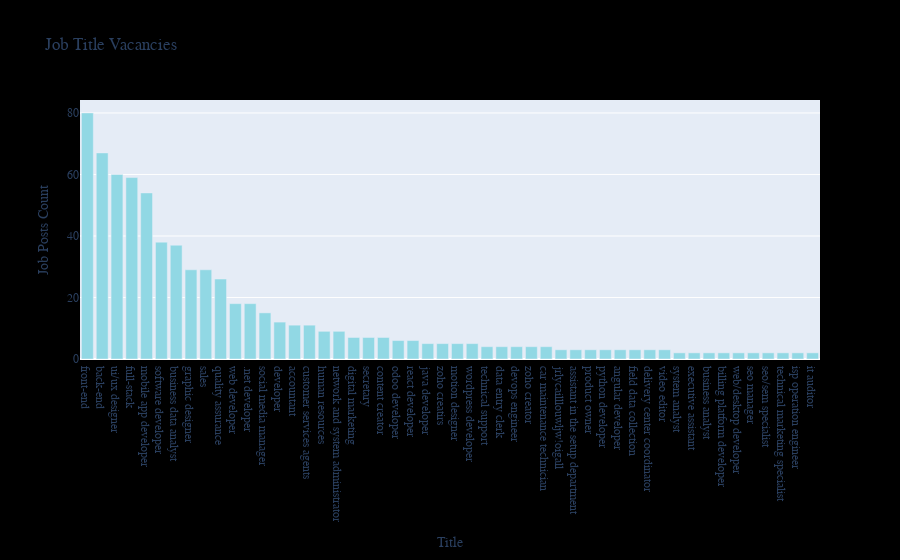

This figure's notebook cell:
### Markdown cell above
### Job Title Demands

we previously mentioned that the telegram channel that we scraped data from, is a tech-oriented channel, most of the job posts are tech-related vacancies. <br>

Ploting the top 50 titles, we can see that there is a high demand on fron-end developers, followed by back-end, which make sense, then ui/ux developers.

### Code cell
px.bar(
    data.groupby("abstract_title", as_index=False)
    .size()
    .sort_values(by="size", ascending=False)[:50],
    x="abstract_title",
    y="size",
    color_discrete_sequence=color_palette[1:],
    title="Job Title Vacancies",
    labels={"size":"Job Posts Count", "abstract_title":"Title"}
).update_xaxes(categoryorder="total descending").update_layout(
    paper_bgcolor="rgb(0,0,0,0)",
    #plot_bgcolor="",
    legend=dict(bgcolor=LEGEN_BG),
    font_family="Poppins,",
)

### Figure 1 — Plotly figure (JSON) as saved in the notebook; plotly's stock layout.template omitted (floating-point values rounded to 4 significant figures)
{"data": [{"alignmentgroup": "True", "hovertemplate": "Title=%{x}<br>Job Posts Count=%{y}<extra></extra>", "legendgroup": "", "marker": {"color": "#91D8E4", "pattern": {"shape": ""}}, "name": "", "offsetgroup": "", "orientation": "v", "showlegend": false, "textposition": "auto", "type": "bar", "x": ["front-end", "back-end", "ui/ux designer", "full-stack", "mobile app developer", "software developer", "business data analyst", "graphic designer", "sales", "quality assurance", "web developer", ".net developer", "social media manager", "developer", "accountant", "customer services agents", "human resources", "network and system administrator", "digital marketing", "secretary", "content creator", "odoo developer", "react developer", "java developer", "zoho creatirs", "motion designer", "wordpress developer", "technical support", "data entry clerk", "devops engineer", "zoho creator", "car maintenance technician", "jrlycailllouwljw!oigall", "assistant in the setup department", "product owner", "python developer", "angular developer", "field data collection", "delivery center coordinator", "video editor", "system analyst", "executive assistant", "business analyst", "billing platform developer", "web/desktop developer", "seo manager", "seo/sem specialist", "technical marketing specialist", "isp operation engineer", "it auditor"], "xaxis": "x", "y": [80, 67, 60, 59, 54, 38, 37, 29, 29, 26, 18, 18, 15, 12, 11, 11, 9, 9, 7, 7, 7, 6, 6, 5, 5, 5, 5, 4, 4, 4, 4, 4, 3, 3, 3, 3, 3, 3, 3, 3, 2, 2, 2, 2, 2, 2, 2, 2, 2, 2], "yaxis": "y"}], "layout": {"barmode": "relative", "font": {"family": "Poppins,"}, "legend": {"bgcolor": "#fff", "tracegroupgap": 0}, "paper_bgcolor": "rgb(0,0,0,0)", "title": {"text": "Job Title Vacancies"}, "xaxis": {"anchor": "y", "categoryorder": "total descending", "domain": [0, 1], "title": {"text": "Title"}}, "yaxis": {"anchor": "x", "domain": [0, 1], "title": {"text": "Job Posts Count"}}}}
